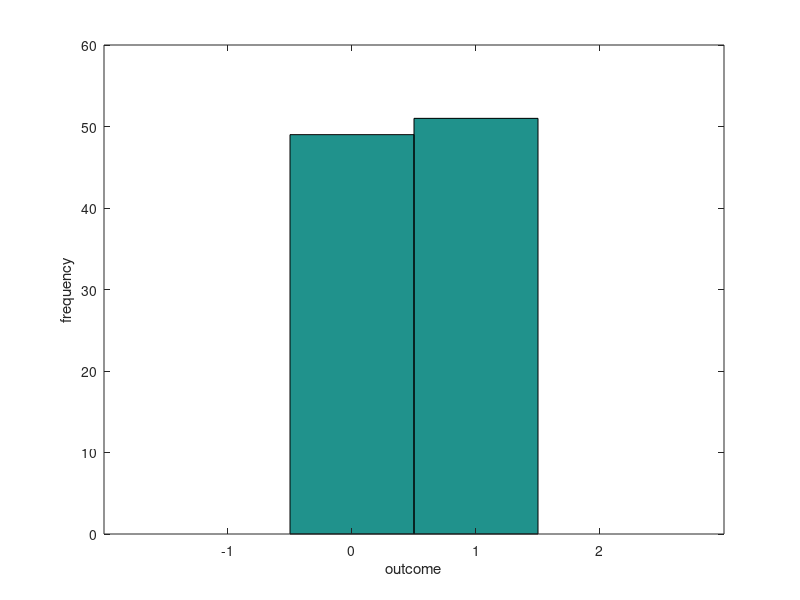
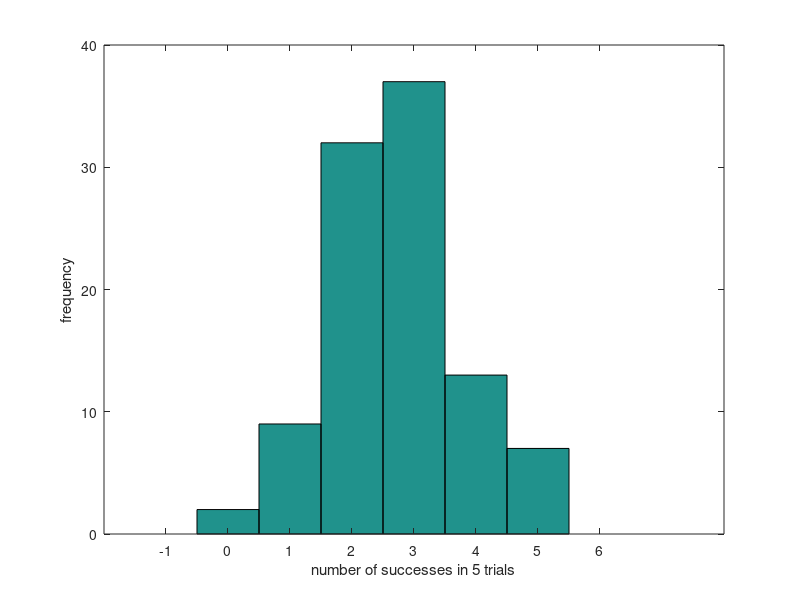
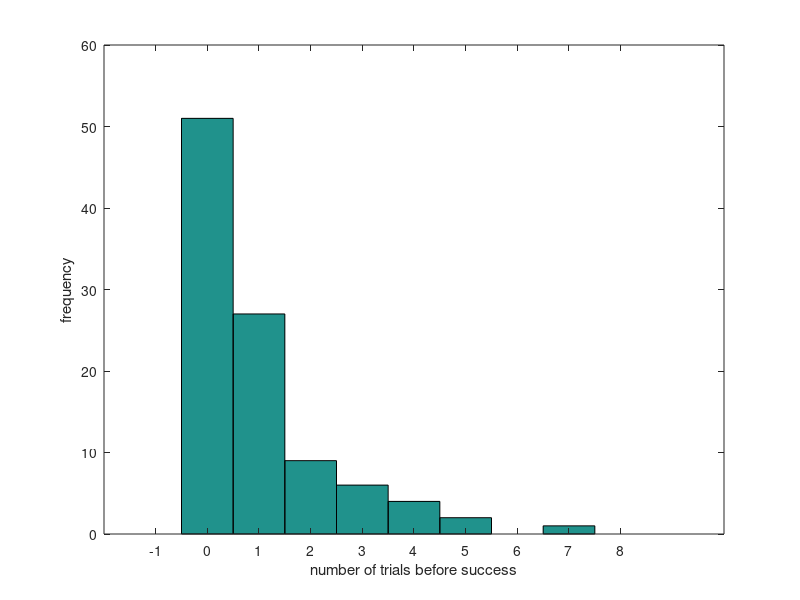

Write the MATLAB code that produced these figures, in order.
%% 
%This section generate the result of 100 simulated Bernoulli trials.
x=randi([0 1],1,100);
figure(1);
hist(x,-1:2)
xlabel('outcome')
ylabel('frequency')

%%
%This is for:
%Write a routine to count the number of successes in 5 fair Bernoulli 
%trials. Generate a histogram for 100 samples of this counting random 
%variable.
x=randi([0 1],5,100);
num=sum(x);
figure(2);
hist(num,-1:6);
xlabel('number of successes in 5 trials');
ylabel('frequency');

%%
%Write a routine to count the number of trials before the first successful
%Bernoulli trial. Generate a histogram for 100 samples of this counting 
%random.
num=zeros(100,1);
is_suc=zeros(100,1);
while(sum(is_suc)) <100
    t=randi([0 1],100,1);
    is_suc=is_suc | t;
    num=num+(is_suc~=1);
end
figure(3);
hist(num,(min(num)-1):(max(num)+1));
xlabel('number of trials before success');
ylabel('frequency')


